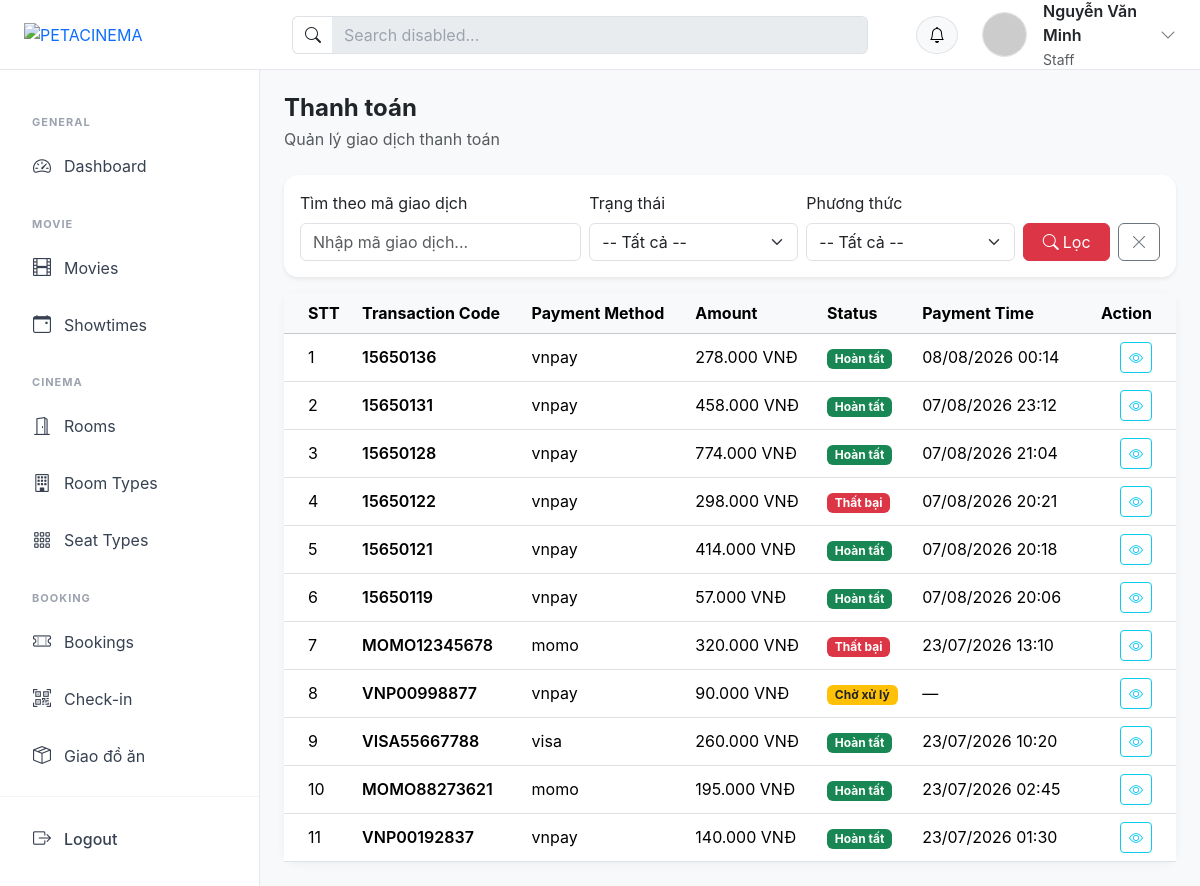
Screenshot of /?action=staff_payment_list (signed in) with the database file from the repository.
### tables this page shows
CREATE TABLE `payments` (
  `id` int NOT NULL,
  `payment_method` varchar(100) DEFAULT NULL,
  `transaction_code` varchar(255) DEFAULT NULL,
  `amount` decimal(10,2) DEFAULT NULL,
  `status` enum('pending','completed','failed') DEFAULT 'pending',
  `payment_time` timestamp NULL DEFAULT NULL
);

### controllers/StaffPaymentController.php (called while the page is built, shortened)
<?php
class StaffPaymentController
{
    public function payment_list()
    {
        $paymentModel = new PaymentModel();
        $keyword = trim($_GET['keyword'] ?? '');
        $status = trim($_GET['status'] ?? '');
        $method = trim($_GET['method'] ?? '');
        $payments = $paymentModel->searchFilter($keyword, $status, $method);
        require_once PATH_VIEW . 'staff/layout/layout.php';
    }
}

### index.php (called while the page is built, shortened)
<?php
spl_autoload_register(function ($class) {
    $fileName = "$class.php";
    $fileModel              = PATH_MODEL . $fileName;
});
require_once './routes/index.php';

### models/BaseModel.php (called while the page is built, shortened)
<?php
class BaseModel
{
    public function __construct()
    {
        $dsn = sprintf('mysql:host=%s;port=%s;dbname=%s;charset=utf8', DB_HOST, DB_PORT, DB_NAME);
        try {
            $this->pdo = new PDO($dsn, DB_USERNAME, DB_PASSWORD, DB_OPTIONS);
        } catch (PDOException $e) {
            die("Kết nối cơ sở dữ liệu thất bại: {$e->getMessage()}. Vui lòng thử lại sau.");
        }
    }
}

### models/PaymentModel.php (called while the page is built, shortened)
<?php
class PaymentModel extends BaseModel
{
    protected $table = "payments";
    public function searchFilter($keyword = '', $status = '', $method = '')
    {
        $sql = "SELECT * FROM {$this->table} WHERE 1=1";
        $params = [];
        $sql .= " ORDER BY id DESC";
        $stmt = $this->pdo->prepare($sql);
        $stmt->execute($params);
        return $stmt->fetchAll();
    }
}

### views/staff/payment.php (the view, shortened to what this page needs)
<div class="d-flex align-items-center justify-content-between mb-4">
    <div>
        <h4 class="fw-bold mb-1">Thanh toán</h4>
        <p class="text-muted mb-0">Quản lý giao dịch thanh toán</p>
    </div>
</div>
<div class="card shadow-sm mb-3">
    <div class="card-body">
        <form action="<?= BASE_URL ?>?action=staff_payment_list" method="GET" class="row g-2 align-items-end">
            <div class="col-md-4">
                <label class="form-label">Tìm theo mã giao dịch</label>
                <input
                    type="text"
                    name="keyword"
                    class="form-control"
                    placeholder="Nhập mã giao dịch..."
                    value="<?= htmlspecialchars($_GET['keyword'] ?? '') ?>">
            </div>
            <div class="col-md-3">
                <label class="form-label">Trạng thái</label>
                <select name="status" class="form-select">
                    <option value="">-- Tất cả --</option>
                </select>
            </div>
            <div class="col-md-3">
                <label class="form-label">Phương thức</label>
                <select name="method" class="form-select">
                    <option value="">-- Tất cả --</option>
                </select>
            </div>
            <div class="col-md-2 d-flex gap-2">
                <button type="submit" class="btn btn-danger flex-fill">
                    <i class="bi bi-search me-1"></i>Lọc
                </button>
                <a href="<?= BASE_URL ?>?action=staff_payment_list" class="btn btn-outline-secondary" title="Bỏ lọc">
                    <i class="bi bi-x-lg"></i>
                </a>
            </div>
        </form>
    </div>
</div>
<div class="card">
    <div class="card-body p-0">
        <div class="table-responsive">
            <table class="table table-hover align-middle mb-0">
                <thead class="table-light">
                    <tr>
                        <th class="ps-4">STT</th>
                        <th>Transaction Code</th>
                        <th>Payment Method</th>
                        <th>Amount</th>
                        <th>Status</th>
                        <th>Payment Time</th>
                        <th class="text-end pe-4">Action</th>
                    </tr>
                </thead>
                <tbody>
                    <?php if (!empty($payments)) : ?>
                        <?php $stt = 1; ?>
                        <?php foreach ($payments as $payment) : ?>
                            <?php
                            $statusClass = match ($payment['status']) {
                                'completed' => 'bg-success',
                                'pending'   => 'bg-warning text-dark',
                                'failed'    => 'bg-danger',
                                default     => 'bg-secondary',
                            };
                            $statusLabel = match ($payment['status']) {
                                'completed' => 'Hoàn tất',
                                'pending'   => 'Chờ xử lý',
                                'failed'    => 'Thất bại',
                                default     => 'Không xác định',
                            };
                            ?>
                            <tr>
                                <td class="ps-4"><?= $stt++ ?></td>
                                <td class="fw-semibold"><?= htmlspecialchars($payment['transaction_code'] ?? '') ?></td>
                                <td><?= htmlspecialchars($payment['payment_method'] ?? '') ?></td>
                                <td><?= number_format((float) $payment['amount'], 0, ',', '.') ?> VNĐ</td>
                                <td>
                                    <span class="badge <?= $statusClass ?>"><?= $statusLabel ?></span>
                                </td>
                                <td>
                                    <?= !empty($payment['payment_time']) ? date('d/m/Y H:i', strtotime($payment['payment_time'])) : '—' ?>
                                </td>
                                <td class="text-end pe-4">
                                    <a
                                        href="<?= BASE_URL ?>?action=staff_payment_detail&id=<?= $payment['id'] ?>"
                                        class="btn btn-sm btn-outline-info"
                                        title="Detail">
                                        <i class="bi bi-eye"></i>
                                    </a>
                                </td>
                            </tr>
                        <?php endforeach; ?>
                    <?php endif; ?>
                </tbody>
            </table>
        </div>
    </div>
</div>

### assets/css/admin.css (style rules this page uses)
:root { --header-height: 70px; --sidebar-width: 260px; }
body { margin: 0; background: #f8f9fa; font-family: "Inter", -apple-system, BlinkMacSystemFont, "Segoe UI", Roboto, sans-serif; min-height: 100vh; }
.content .table-responsive { width: 100%; overflow-x: auto; }
.card { border: none; border-radius: 14px; box-shadow: 0 2px 10px rgba(0, 0, 0, 0.05); }

### rows the page displays
payments: transaction_code "15650136", payment_method "vnpay", amount "278.000", status "Hoàn tất", payment_time "08/08/2026 00:14"
payments: transaction_code "15650131", payment_method "vnpay", amount "458.000", status "Hoàn tất", payment_time "07/08/2026 23:12"
payments: transaction_code "15650128", payment_method "vnpay", amount "774.000", status "Hoàn tất", payment_time "07/08/2026 21:04"
payments: transaction_code "15650122", payment_method "vnpay", amount "298.000", status "Thất bại", payment_time "07/08/2026 20:21"
payments: transaction_code "15650121", payment_method "vnpay", amount "414.000", status "Hoàn tất", payment_time "07/08/2026 20:18"
payments: transaction_code "15650119", payment_method "vnpay", amount "57.000", status "Hoàn tất", payment_time "07/08/2026 20:06"
payments: transaction_code "MOMO12345678", payment_method "momo", amount "320.000", status "Thất bại", payment_time "23/07/2026 13:10"
payments: transaction_code "VNP00998877", payment_method "vnpay", amount "90.000", status "Chờ xử lý"
payments: transaction_code "VISA55667788", payment_method "visa", amount "260.000", status "Hoàn tất", payment_time "23/07/2026 10:20"
payments: transaction_code "MOMO88273621", payment_method "momo", amount "195.000", status "Hoàn tất", payment_time "23/07/2026 02:45"
payments: transaction_code "VNP00192837", payment_method "vnpay", amount "140.000", status "Hoàn tất", payment_time "23/07/2026 01:30"

### other values shown
$_SESSION['user']['fullname'] "Nguyễn Văn Minh"
$_SESSION['user']['role'] "Staff"
